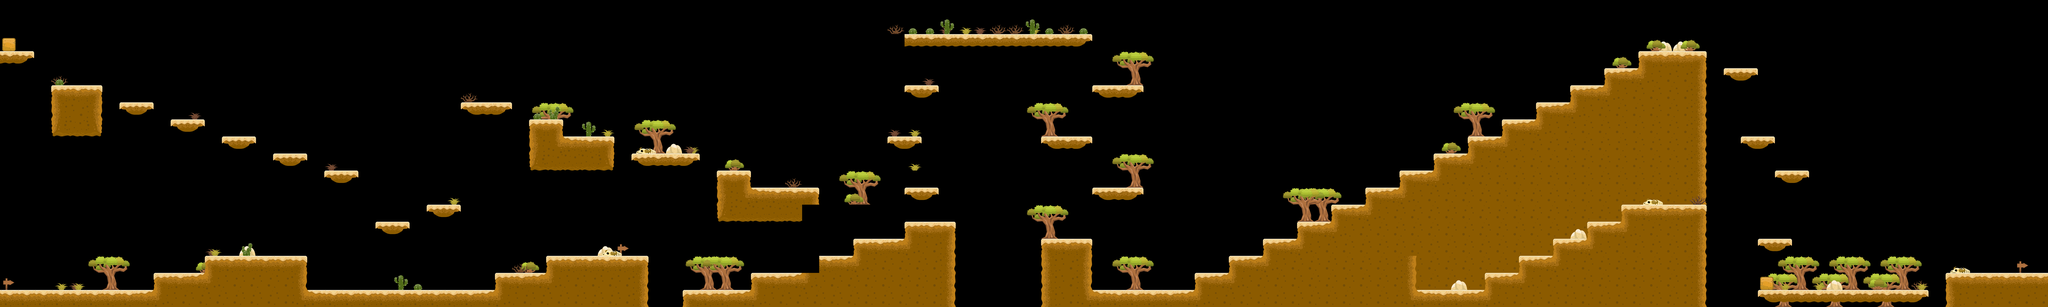

This game map was drawn from its Tiled (.tmx) file and the tilesets committed beside it. A one-line description and the trimmed map source follow:
An orthogonal 120x18 tile map with 128x128 px tiles, 2 tile layers (background, groundvisual), 2 tilesets and 72 objects.

<map version="1.10" tiledversion="1.10.2" orientation="orthogonal" renderorder="right-down" width="120" height="18" tilewidth="128" tileheight="128" infinite="0" nextlayerid="5" nextobjectid="74">
 <tileset firstgid="1" name="gameart2d-desert" tilewidth="128" tileheight="128" tilecount="40" columns="5">
  <image source="gameart2d-desert.png" width="640" height="1024" />
  <tile id="2">
   <properties>
    <property name="type" type="int" value="1" />
   </properties>
  </tile>
  <tile id="7">
   <properties>
    <property name="type" type="int" value="1" />
   </properties>
  </tile>
 </tileset>
 <tileset firstgid="41" name="gameart2d-desert" tilewidth="32" tileheight="32" tilecount="640" columns="20">
  <image source="gameart2d-desert.png" width="640" height="1024" />
 </tileset>
 <layer id="1" name="background" width="120" height="18">
  <data>[2160 cells, 164 non-empty, 20 distinct tile ids]</data>
 </layer>
 <layer id="2" name="groundvisual" width="120" height="18" locked="1">
  <data>[2160 cells, 574 non-empty, 38 distinct tile ids]</data>
 </layer>
 <objectgroup id="4" name="ground">
  <object id="1" x="7.07881" y="394.054" width="245.399" height="94.3841" />
  <object id="2" x="396.413" y="665.408" width="365.739" height="346.862" />
  <object id="3" x="908.447" y="783.388" width="240.68" height="70.7881" />
  <object id="4" x="1293.06" y="913.167" width="238.32" height="63.7093" />
  <object id="5" x="1680.04" y="1040.59" width="231.241" height="40.1133" />
  <object id="6" x="2059.93" y="1170.36" width="235.96" height="40.1133" />
  <object id="7" x="2.3596" y="7.07881" width="4.71921" height="1491.27" />
  <object id="8" x="0" y="1474.75" height="837.659" />
  <object id="9" x="4.71921" y="2184.99" width="1156.21" height="54.2709" />
  <object id="10" x="1153.85" y="2050.5" width="1149.13" height="250.118" />
  <object id="11" x="1547.9" y="1930.16" width="752.714" height="134.497" />
  <object id="12" x="2826.81" y="1665.88" width="238.32" height="87.3053" />
  <object id="13" x="2295.89" y="2184.99" width="1460.59" height="110.901" />
  <object id="14" x="3211.42" y="1547.9" width="240.68" height="80.2265" />
  <object id="15" x="3721.09" y="2057.57" width="1134.97" height="238.32" />
  <object id="16" x="4110.43" y="1932.52" width="738.556" height="132.138" />
  <object id="17" x="3466.26" y="778.669" width="363.379" height="82.5861" />
  <object id="18" x="3983.01" y="910.807" width="228.882" height="353.941" />
  <object id="19" x="2951.86" y="1031.15" width="115.621" height="113.261" />
  <object id="20" x="3343.56" y="1028.79" width="106.182" height="127.419" />
  <object id="21" x="4218.97" y="1033.51" width="379.896" height="247.758" />
  <object id="22" x="4740.44" y="1163.28" width="502.596" height="77.8669" />
  <object id="24" x="4841.91" y="2307.69" width="306.748" height="92.0245" />
  <object id="25" x="5127.42" y="2184.99" width="587.541" height="113.261" />
  <object id="26" x="5382.26" y="1290.7" width="243.039" height="323.266" />
  <object id="27" x="5630.01" y="1413.4" width="377.537" height="240.68" />
  <object id="28" x="6007.55" y="1415.76" width="127.419" height="106.182" />
  <object id="29" x="5641.81" y="2057.57" width="816.423" height="186.409" />
  <object id="30" x="6156.21" y="1930.16" width="703.162" height="136.857" />
  <object id="31" x="6413.4" y="1800.38" width="726.758" height="134.497" />
  <object id="32" x="6795.66" y="1670.6" width="353.941" height="627.655" />
  <object id="33" x="6677.68" y="1038.23" width="221.803" height="70.7881" />
  <object id="34" x="6790.94" y="1413.4" width="240.68" height="89.6649" />
  <object id="35" x="6798.02" y="653.61" width="235.96" height="92.0245" />
  <object id="36" x="7826.81" y="1033.51" width="351.581" height="66.0689" />
  <object id="37" x="8204.34" y="648.891" width="361.019" height="84.9457" />
  <object id="38" x="6795.66" y="268.995" width="1380.37" height="54.2709" />
  <object id="39" x="8201.98" y="1420.48" width="361.019" height="61.3497" />
  <object id="40" x="7822.09" y="1809.82" width="356.3" height="495.517" />
  <object id="41" x="7140.16" y="2267.58" width="736.196" height="106.182" />
  <object id="42" x="8168.95" y="2182.63" width="953.28" height="113.261" />
  <object id="43" x="8968.85" y="2057.57" width="604.059" height="136.857" />
  <object id="44" x="9235.49" y="1932.52" width="519.113" height="127.419" />
  <object id="45" x="9483.25" y="1800.38" width="467.202" height="129.778" />
  <object id="46" x="9745.16" y="1668.24" width="379.896" height="191.128" />
  <object id="47" x="10011.8" y="1554.98" width="441.246" height="219.443" />
  <object id="48" x="10254.8" y="1420.48" width="287.872" height="174.611" />
  <object id="49" x="10507.3" y="1300.14" width="325.625" height="155.734" />
  <object id="50" x="10762.2" y="1163.28" width="299.67" height="155.734" />
  <object id="51" x="11026.4" y="1038.23" width="320.906" height="198.207" />
  <object id="52" x="11271.8" y="908.447" width="280.793" height="193.487" />
  <object id="53" x="11531.4" y="778.669" width="375.177" height="200.566" />
  <object id="54" x="11781.5" y="644.172" width="306.748" height="153.374" />
  <object id="55" x="12050.5" y="526.192" width="276.074" height="221.803" />
  <object id="56" x="12303" y="403.492" width="493.157" height="483.719" />
  <object id="57" x="12173.2" y="1547.9" width="618.216" height="759.792" />
  <object id="58" x="11911.3" y="1670.6" width="278.433" height="507.315" />
  <object id="59" x="11656.4" y="1802.74" width="332.704" height="273.714" />
  <object id="60" x="11411" y="1939.59" width="464.842" height="207.645" />
  <object id="61" x="11151.5" y="2062.29" width="488.438" height="153.374" />
  <object id="62" x="10618.2" y="2182.63" width="627.655" height="73.1477" />
  <object id="63" x="10356.3" y="1691.84" width="271.354" height="578.103" />
  <object id="64" x="12784.3" y="2277.02" width="441.246" height="28.3152" />
  <object id="65" x="13199.6" y="1805.1" width="233.601" height="61.3497" />
  <object id="66" x="13320" y="1285.98" width="243.039" height="75.5073" />
  <object id="67" x="13067.5" y="1026.43" width="243.039" height="77.8669" />
  <object id="68" x="12944.8" y="526.192" width="235.96" height="87.3053" />
  <object id="69" x="13199.6" y="2182.63" width="1260.03" height="54.2709" />
  <object id="70" x="14608.3" y="2059.93" width="743.275" height="240.68" />
  <object id="71" x="14381.8" y="2227.47" width="382.256" height="92.0245" />
  <object id="72" x="15313.8" y="4.71921" width="47.1921" height="1408.68" />
  <object id="73" x="15311.5" y="1288.34" width="40.1133" height="830.58" />
 </objectgroup>
</map>
